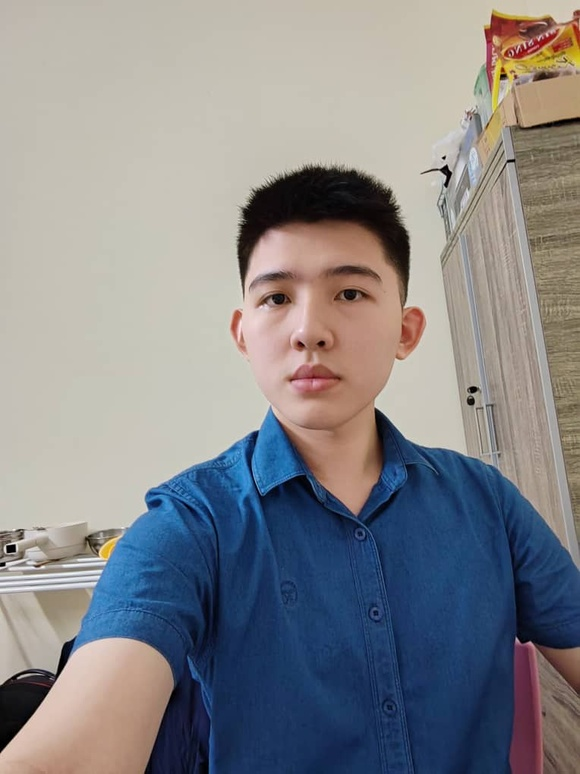
#> input picture Source_Code/Source_Code (Face Authentication)/reference_face/face1.jpg, 580 x 774 px, shrunk from 764 x 1020 before the run, found by its file name
$ jupyter execute --allow-errors Face_Recognition.ipynb   (shell and % lines are left out)
#> lines starting #> are read from the running program, lines starting #| are printed output that depends on the picture
This cell installs the necessary libraries: `opencv-python` for image processing, `imgbeddings` for generating image embeddings, `pillow` for image manipulation, and `psycopg2-binary` for database connectivity.

This cell imports the required libraries, including `dlib` for face detection, `cv2` for image processing, `os` for interacting with the operating system, `PIL` for image manipulation, `numpy` for numerical operations, `matplotlib.pyplot` for plotting, and `sklearn.metrics.pairwise` for calculating cosine similarity. It also initializes the dlib face detector and the imgbeddings model.

[cell 1]
import dlib
import cv2
import os
from PIL import Image, ImageEnhance, ImageFilter
import numpy as np
import matplotlib.pyplot as plt
from sklearn.metrics.pairwise import cosine_similarity
from imgbeddings import imgbeddings

#> (the rest of this cell did not finish here and is left out)

This cell creates the necessary directories for storing cropped faces and face embeddings.

[cell 2]
# Create output directory
os.makedirs("stored-faces", exist_ok=True)
folder = "stored-faces"

embeddings_dir = "face_embeddings"
os.makedirs(embeddings_dir, exist_ok=True)

This cell displays the images from the specified reference directory (`/content/drive/MyDrive/matched-face/`). It loads each image, displays it in a grid format, and includes the filename as the title for each subplot.

[cell 3]
reference_dir = "/content/reference_face" #upload the reference face image

print(f"Displaying images from: {reference_dir}")

# Get list of image files
image_files = [f for f in os.listdir(reference_dir) if f.lower().endswith(('.jpg', '.png', '.jpeg'))]

if not image_files:
    print("No images found in the directory.")
else:
    # Determine grid size
    n_images = len(image_files)
    cols = 4  # Number of columns
    rows = (n_images + cols - 1) // cols # Calculate rows needed

    plt.figure(figsize=(5, rows * 2)) # Adjust figure size based on rows

    for i, filename in enumerate(image_files):
        image_path = os.path.join(reference_dir, filename)
        try:
            img = Image.open(image_path)
#> img is the input picture: PIL image 580x774 RGB; mean R, G, B 135.3, 135.1, 137.9
            plt.subplot(rows, cols, i + 1)
            plt.imshow(img)
            plt.title(filename)
            plt.axis('off')
        except Exception as e:
            print(f"Could not load or display {filename}: {e}")

    plt.tight_layout()
    plt.show()
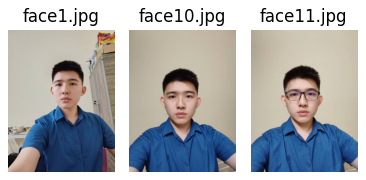
#> figure drawn by matplotlib, 3 panels

This cell defines three functions:
- `enhance_face`: Enhances the sharpness, contrast, and brightness of a PIL image and applies a slight Gaussian blur.
- `crop_faces`: Detects faces in an image, crops them with a margin, enhances the cropped faces using `enhance_face`, saves the cropped faces, and returns a list of enhanced PIL images of the cropped faces.
- `get_all_embeddings`: Takes an image path, crops the faces using `crop_faces`, and generates embeddings for each cropped face using the `imgbeddings` model.
- `display_match`: Displays the matched face if a similarity score above 90% is achieved.
- `find_most_similar_face`: Takes a query image path and an embeddings file, finds the most similar face in the embeddings file based on cosine similarity, and returns the index, score, filename, and face index of the most similar face.

[cell 4]
# [20 lines left out: function enhance_face, not called in this run]

def crop_faces(image_path, upsample_times=1):
#> called with image_path = '/content/reference_face/face1.jpg', upsample_times = 1
    img = cv2.imread(image_path)
#> img: shape (774, 580, 3)
    if img is None:
        print(f"Error loading image from {image_path}")
        return [] # Return empty list if image not loaded

    img_rgb = cv2.cvtColor(img, cv2.COLOR_BGR2RGB)
    detector = dlib.get_frontal_face_detector()
    faces = detector(img_rgb, upsample_times)

    cropped_faces = []
    for i, face in enumerate(faces):
        x1, y1, x2, y2 = face.left(), face.top(), face.right(), face.bottom()

        # Add margin
        margin = 0.2
        w, h = x2 - x1, y2 - y1
        x1 = max(int(x1 - w * margin), 0)
        y1 = max(int(y1 - h * margin), 0)
        x2 = min(int(x2 + w * margin), img.shape[1])
        y2 = min(int(y2 + h * margin), img.shape[0])

        cropped = img_rgb[y1:y2, x1:x2]
        pil_img = Image.fromarray(cropped)
        pil_img = enhance_face(pil_img)

        # Save the cropped face
        save_path = os.path.join("stored-faces", f"{os.path.basename(image_path).split('.')[0]}_face_{i}.png")
        pil_img.save(save_path)

        cropped_faces.append(pil_img)

    return cropped_faces

def get_all_embeddings(image_path):
    pil_faces = crop_faces(image_path)
    ibed = imgbeddings()
    embeddings = []
    for pil_face in pil_faces:
        embeddings.append(ibed.to_embeddings(pil_face)[0])
    return embeddings


# Re-define the display_match function with the corrected filename parsing
# [22 lines left out: function display_match, not called in this run]


def find_most_similar_face(query_path, embeddings_file):
    query_emb = get_all_embeddings(query_path)

    if not query_emb:
        print("No face detected in the query image.")
        return None, None, None, None

    try:
        db_embs_data = np.load(embeddings_file, allow_pickle=True)
    except FileNotFoundError:
        print(f"Embeddings file not found at {embeddings_file}")
        return None, None, None, None

    best_score = -1
    best_idx = -1
    best_filename = None
    best_face_index_in_image = None

    for i, (db_emb, filename, face_index_in_image) in enumerate(db_embs_data):
        for q_emb in query_emb:
            if q_emb.ndim == 1:
                q_emb = q_emb.reshape(1, -1)
            if db_emb.ndim == 1:
                db_emb = db_emb.reshape(1, -1)
            score = cosine_similarity(q_emb, db_emb)
            if score > best_score:
                best_score = score
                best_idx = i
                best_filename = filename
                best_face_index_in_image = face_index_in_image


    return best_idx, best_score, best_filename, best_face_index_in_image

This cell iterates through the reference images, crops the faces from each image, generates embeddings for each cropped face, and stores the embeddings along with the corresponding filename and face index. Finally, it saves all the collected embeddings to a single `.npy` file.

[cell 5]
reference_dir = "/content/reference_face"
embeddings_dir = "face_embeddings"
all_embeddings_data = []

#> (the rest of this cell did not finish here and is left out)

This cell loads a sample image, enhances it using the `enhance_face` function, and then displays both the original and enhanced images side by side for comparison.

[cell 6]
# Load a sample image
sample_image_path = os.path.join("sample.jpg")
original_img = Image.open(sample_image_path)
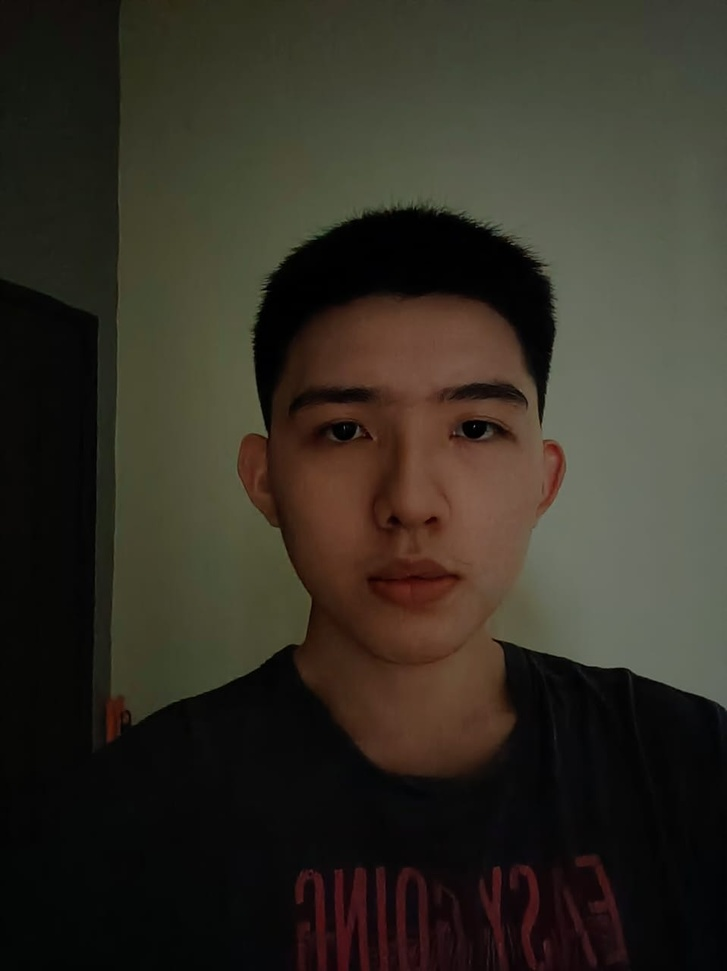
#> input picture Source_Code/Source_Code (Face Authentication)/sample.jpg, 727 x 971 px, shrunk from 958 x 1280 before the run
#> original_img is the input picture: PIL image 727x971 RGB; mean R, G, B 51.6, 47, 37.1

# Crop faces from the image
#> (the rest of this cell did not finish here and is left out)


if cropped_faces:
    # Assuming only one face is detected, take the first cropped face
    cropped_img = cropped_faces[0]

    # Enhance the cropped image
    enhanced_cropped_img = enhance_face(cropped_img.copy()) # Use a copy to avoid modifying the original

    # Display both images
    plt.figure(figsize=(15, 5)) # Increased figure size for 3 images

    plt.subplot(1, 3, 1) # Changed to 1x3 grid, first plot
    plt.imshow(original_img)
    plt.title("Original Image")
    plt.axis('off')

    plt.subplot(1, 3, 2) # Changed to 1x3 grid, second plot
    plt.imshow(cropped_img)
    plt.title("Cropped Image")
    plt.axis('off')

    plt.subplot(1, 3, 3) # Changed to 1x3 grid, third plot
    plt.imshow(enhanced_cropped_img)
    plt.title("Enhanced Cropped Image")
    plt.axis('off')

    plt.tight_layout() # Adjust layout to prevent titles overlapping
    plt.show()
else:
    print("No faces detected in the image.")

This cell finds the most similar face in the saved embeddings file to the query image (`me.jpg`) using the `find_most_similar_face` function. It then displays the query image and the original matched image if a match with a confidence score above 90% is found.

[cell 7]
embeddings_dir = "face_embeddings"
query_image_path = "/content/sample.jpg"
embeddings_file = os.path.join(embeddings_dir, "all_face_embeddings.npy")
stored_faces_dir = "stored-faces" # Define the directory for stored faces

#> (the rest of this cell did not finish here and is left out)
